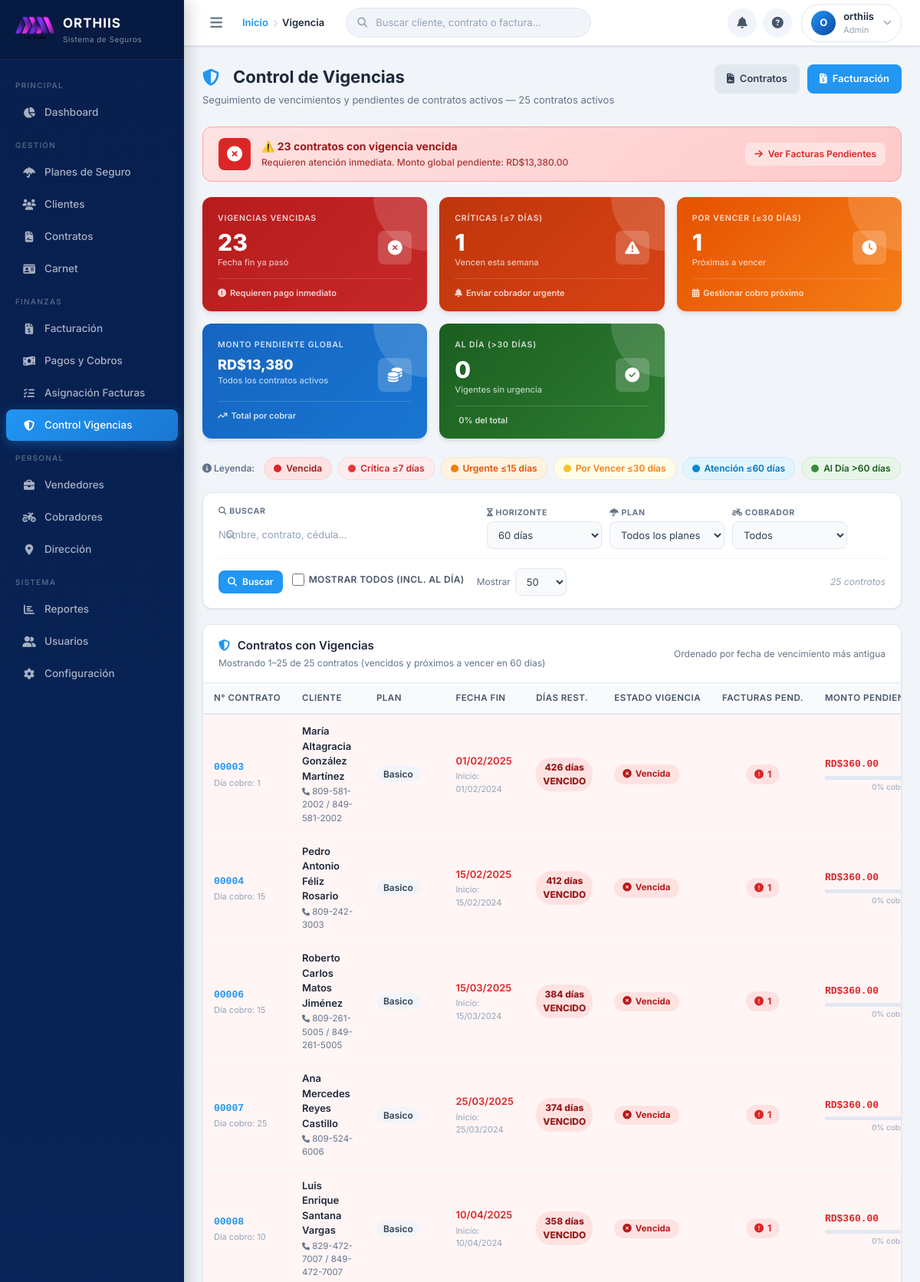
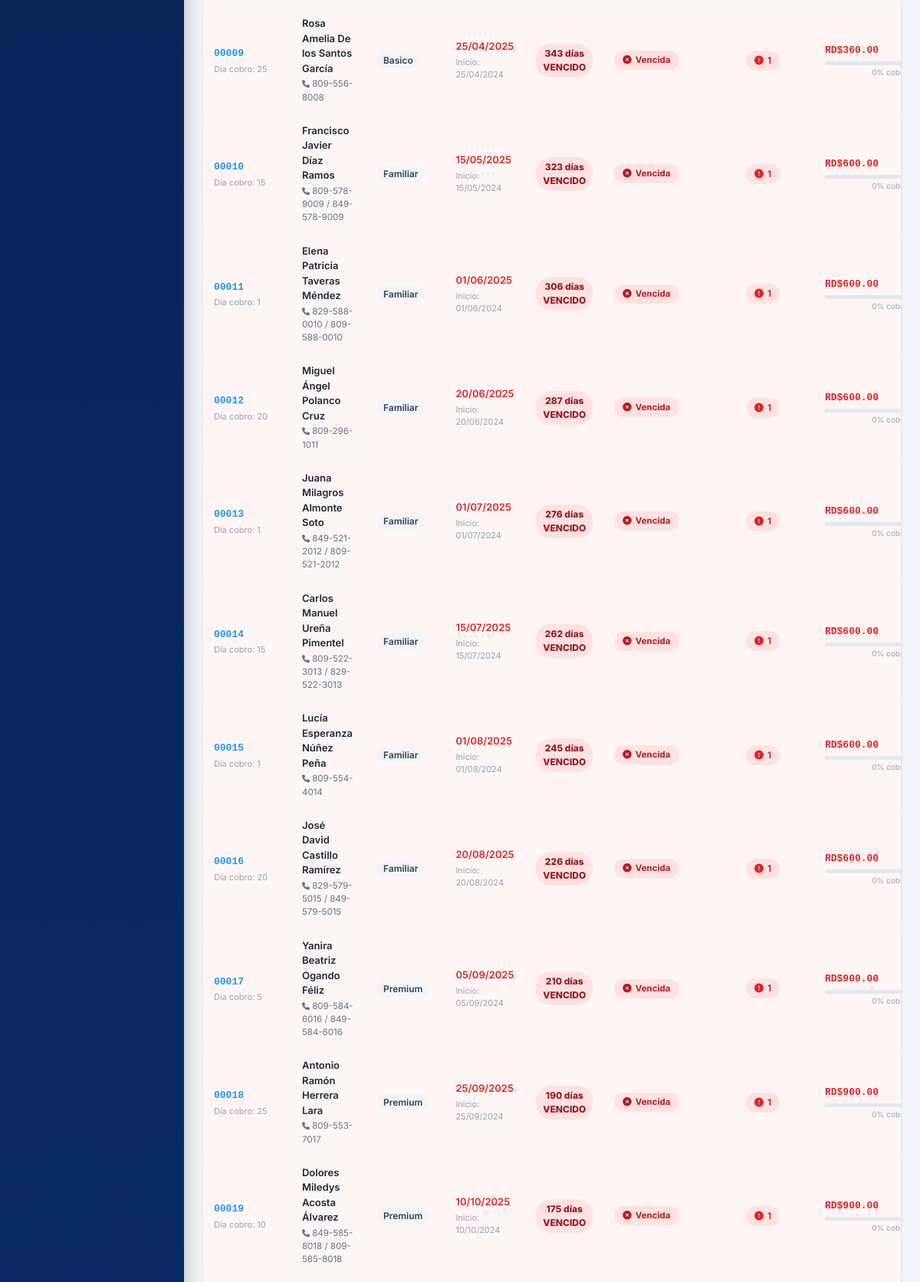
Page /vigencia.php (signed in, upper part) on the committed database (2 pictures, top to bottom).
### tables this page shows
CREATE TABLE `configuracion_sistema` (
  `id` int(11) NOT NULL,
  `nombre_empresa` varchar(100) NOT NULL,
  `rif` varchar(20) DEFAULT NULL,
  `direccion` text DEFAULT NULL,
  `telefono` varchar(15) DEFAULT NULL,
  `celular` varchar(15) DEFAULT NULL,
  `email` varchar(100) DEFAULT NULL,
  `logo_url` varchar(255) DEFAULT NULL,
  `moneda` varchar(10) DEFAULT 'USD',
  `dias_gracia_pago` int(11) DEFAULT 5,
  `formato_factura` text DEFAULT NULL,
  `created_at` timestamp NOT NULL DEFAULT current_timestamp(),
  `updated_at` timestamp NOT NULL DEFAULT current_timestamp() ON UPDATE current_timestamp()
);

CREATE TABLE `contratos` (
  `id` int(11) NOT NULL,
  `numero_contrato` varchar(20) DEFAULT NULL,
  `cliente_id` int(11) NOT NULL,
  `plan_id` int(11) NOT NULL,
  `fecha_inicio` date NOT NULL,
  `fecha_fin` date DEFAULT NULL,
  `monto_mensual` decimal(10,2) NOT NULL,
  `monto_total` decimal(10,2) NOT NULL,
  `dia_cobro` int(11) NOT NULL,
  `estado` enum('activo','cancelado','suspendido') DEFAULT 'activo',
  `vendedor_id` int(11) DEFAULT NULL,
  `notas` text DEFAULT NULL,
  `ubicacion_lat` decimal(10,8) DEFAULT NULL COMMENT 'Latitud GPS del contrato',
  `ubicacion_lng` decimal(11,8) DEFAULT NULL COMMENT 'Longitud GPS del contrato',
  `ubicacion_ref` varchar(255) DEFAULT NULL COMMENT 'Referencia textual de la ubicación',
  `created_at` timestamp NOT NULL DEFAULT current_timestamp(),
  `updated_at` timestamp NOT NULL DEFAULT current_timestamp() ON UPDATE current_timestamp()
);

CREATE TABLE `clientes` (
  `id` int(11) NOT NULL,
  `codigo` varchar(5) NOT NULL,
  `nombre` varchar(100) NOT NULL,
  `apellidos` varchar(100) NOT NULL,
  `cedula` varchar(13) NOT NULL,
  `telefono1` varchar(15) NOT NULL,
  `telefono2` varchar(15) DEFAULT NULL,
  `telefono3` varchar(15) DEFAULT NULL,
  `direccion` text NOT NULL,
  `email` varchar(100) NOT NULL,
  `fecha_nacimiento` date DEFAULT NULL,
  `fecha_registro` datetime NOT NULL,
  `estado` enum('activo','inactivo','suspendido') DEFAULT 'activo',
  `cobrador_id` int(11) NOT NULL,
  `vendedor_id` int(11) NOT NULL,
  `notas` text DEFAULT NULL,
  `created_at` timestamp NOT NULL DEFAULT current_timestamp(),
  `updated_at` timestamp NOT NULL DEFAULT current_timestamp() ON UPDATE current_timestamp()
);

### vigencia.php (the view, shortened to what the rows shown need)
<?php
require_once 'config.php';
function diasRestantes($fecha_fin): int {
    $hoy  = new DateTime(date('Y-m-d'));
    $fin  = new DateTime($fecha_fin);
    $diff = $hoy->diff($fin);
    return $diff->invert ? -$diff->days : $diff->days;
}
function clasificarVigencia(int $dias): array {
    if ($dias < 0)   return ['cls'=>'vencida',  'label'=>'Vencida',      'color'=>'#B71C1C','bg'=>'#FEE2E2','icon'=>'fa-circle-xmark'];
    if ($dias <= 7)  return ['cls'=>'critica',   'label'=>'Crítica',     'color'=>'#C62828','bg'=>'#FFEBEE','icon'=>'fa-triangle-exclamation'];
    if ($dias <= 30) return ['cls'=>'proxima',   'label'=>'Por Vencer',  'color'=>'#F57F17','bg'=>'#FFFDE7','icon'=>'fa-clock'];
    return             ['cls'=>'vigente',    'label'=>'Al Día',      'color'=>'#1B5E20','bg'=>'#E8F5E9','icon'=>'fa-circle-check'];
}
$filtro_dias  = trim($_GET['dias_max']     ?? '60');
$mostrar_al_dia = ($_GET['mostrar_al_dia'] ?? '0') === '1';
$por_pagina    = isset($_COOKIE['vigencia_por_pagina']) ? (int)$_COOKIE['vigencia_por_pagina'] : 50;
$pagina_actual = max(1, intval($_GET['pagina'] ?? 1));
$offset        = ($pagina_actual - 1) * $por_pagina;
$whereContratos = "c.estado = 'activo'";
$paramsContratos = [];
$whereDias = '';
if (!$mostrar_al_dia) {
    if ($filtro_dias !== '' && is_numeric($filtro_dias)) {
        $diasMax = (int)$filtro_dias;
        $fechaLimite = date('Y-m-d', strtotime("+{$diasMax} days"));
        $whereDias = " AND (c.fecha_fin IS NULL OR c.fecha_fin <= ?)";
        $paramsContratos[] = $fechaLimite;
    }
}
$sqlBase = "
    FROM contratos c
    JOIN clientes    cl ON c.cliente_id  = cl.id
    JOIN planes      p  ON c.plan_id     = p.id
    LEFT JOIN cobradores co ON cl.cobrador_id = co.id
    LEFT JOIN vendedores  v  ON c.vendedor_id = v.id
    WHERE $whereContratos $whereDias
";
$sqlMain = "
    SELECT
        c.id                AS contrato_id,
        c.numero_contrato,
        c.fecha_inicio,
        c.fecha_fin,
        c.monto_mensual,
        c.monto_total,
        c.dia_cobro,
        c.estado,
        cl.id               AS cliente_id,
        cl.nombre           AS cliente_nombre,
        cl.apellidos        AS cliente_apellidos,
        cl.cedula           AS cliente_cedula,
        cl.telefono1        AS cliente_telefono1,
        cl.telefono2        AS cliente_telefono2,
        cl.direccion        AS cliente_direccion,
        p.nombre            AS plan_nombre,
        co.nombre_completo  AS cobrador_nombre,
        co.id               AS cobrador_id,
        v.nombre_completo   AS vendedor_nombre,
        /* ── Facturas pendientes ── */
        (SELECT COUNT(*)
         FROM facturas f
         WHERE f.contrato_id = c.id
           AND f.estado IN ('pendiente','incompleta','vencida')) AS total_facturas_pendientes,
        /* ── Monto total pendiente real ── */
        (SELECT COALESCE(SUM(
             f2.monto - COALESCE(
                 (SELECT SUM(pg.monto) FROM pagos pg
                  WHERE pg.factura_id = f2.id AND pg.estado = 'procesado'), 0)
         ), 0)
         FROM facturas f2
         WHERE f2.contrato_id = c.id
           AND f2.estado IN ('pendiente','incompleta','vencida')) AS monto_pendiente_total,
        /* ── Última factura pagada ── */
        (SELECT MAX(f3.fecha_vencimiento)
         FROM facturas f3
         WHERE f3.contrato_id = c.id AND f3.estado = 'pagada') AS ultima_factura_pagada,
        /* ── Total facturas emitidas ── */
        (SELECT COUNT(*) FROM facturas f4
         WHERE f4.contrato_id = c.id) AS total_facturas_emitidas,
        /* ── Total pagado en el contrato ── */
        (SELECT COALESCE(SUM(pg2.monto),0)
         FROM pagos pg2
         JOIN facturas f5 ON pg2.factura_id = f5.id
         WHERE f5.contrato_id = c.id AND pg2.estado = 'procesado') AS total_cobrado_contrato,
        /* ── Mes de inicio de atraso (factura pendiente más antigua) ── */
        (
            SELECT f2.mes_factura
            FROM facturas f2
            WHERE f2.contrato_id = c.id
              AND f2.estado IN ('pendiente','incompleta','vencida')
            ORDER BY f2.id ASC
            LIMIT 1
        ) AS mes_atraso_inicio
    $sqlBase
    ORDER BY c.fecha_fin ASC, c.numero_contrato ASC
    LIMIT ? OFFSET ?
";
$stmtMain = $conn->prepare($sqlMain);
$allP = array_merge($paramsContratos, [$por_pagina, $offset]);
foreach ($allP as $i => $v) {
    $stmtMain->bindValue($i + 1, $v, is_int($v) ? PDO::PARAM_INT : PDO::PARAM_STR);
}
$stmtMain->execute();
$contratos = $stmtMain->fetchAll(PDO::FETCH_ASSOC);
require_once 'header.php';
?>
<div class="card fade-in delay-3">
    <div style="overflow-x:auto;">
        <table class="data-table" id="tablaVigencias">
            <thead>
                <tr>
                    <th>N° Contrato</th>
                    <th>Cliente</th>
                    <th>Plan</th>
                    <th>Fecha Fin</th>
                    <th>Días Rest.</th>
                    <th>Estado Vigencia</th>
                    <th>Facturas Pend.</th>
                    <th>Monto Pendiente</th>
                </tr>
            </thead>
            <tbody>
            <?php if (!empty($contratos)): ?>
                <?php foreach ($contratos as $c):
                    $dias   = diasRestantes($c['fecha_fin']);
                    $vc     = clasificarVigencia($dias);
                    $monPend= (float)$c['monto_pendiente_total'];
                    $factPend=(int)$c['total_facturas_pendientes'];
                    $rowCls = '';
                    if ($vc['cls']==='vencida')  $rowCls='row-vencida';
                    elseif ($vc['cls']==='critica') $rowCls='row-critica';
                    if ($dias < 0) {
                        $diasLabel = abs($dias).' día'.( abs($dias)!==1?'s':'').' VENCIDO';
                        $diasStyle = "background:#FEE2E2;color:#991B1B;";
                    } elseif($dias===0) {
                        $diasLabel = 'HOY';
                        $diasStyle = "background:#F3E5F5;color:#6A1B9A;";
                    } else {
                        $diasLabel = $dias.' día'.($dias!==1?'s':'');
                        if ($dias<=7)   $diasStyle="background:#FFEBEE;color:#C62828;";
                        elseif($dias<=15) $diasStyle="background:#FFF3E0;color:#E65100;";
                        elseif($dias<=30) $diasStyle="background:#FFFDE7;color:#F57F17;";
                        elseif($dias<=60) $diasStyle="background:#E1F5FE;color:#0277BD;";
                        else              $diasStyle="background:#E8F5E9;color:#1B5E20;";
                    }
                    $fechaFinStr = $c['fecha_fin']
                        ? date('d/m/Y', strtotime($c['fecha_fin']))
                        : 'Sin definir';
                ?>
                <tr class="<?php echo $rowCls; ?>">
                    <td>
                        <a href="ver_contrato.php?id=<?php echo $c['contrato_id']; ?>"
                           class="contrato-num" title="Ver contrato">
                            <?php echo str_pad($c['numero_contrato'],5,'0',STR_PAD_LEFT); ?>
                        </a>
                        <div style="font-size:11px;color:var(--gray-400);margin-top:2px;">
                            Día cobro: <?php echo $c['dia_cobro']; ?>
                        </div>
                    </td>
                    <td>
                        <div class="client-name">
                            <?php echo htmlspecialchars($c['cliente_nombre'].' '.$c['cliente_apellidos']); ?>
                        </div>
                        <?php if ($c['cliente_telefono1']): ?>
                        <div class="client-sub">
                            <i class="fas fa-phone" style="font-size:10px;"></i>
                            <?php echo htmlspecialchars($c['cliente_telefono1']); ?>
                            <?php if ($c['cliente_telefono2']): ?>
                                / <?php echo htmlspecialchars($c['cliente_telefono2']); ?>
                            <?php endif; ?>
                        </div>
                        <?php endif; ?>
                    </td>
                    <td>
                        <span style="font-size:12px;background:var(--gray-100);
                            color:var(--gray-700);padding:3px 9px;border-radius:20px;
                            font-weight:600;">
                            <?php echo htmlspecialchars($c['plan_nombre']); ?>
                        </span>
                    </td>
                    <td>
                        <div style="font-weight:600;font-size:13px;
                            color:<?php echo $dias<0?'#DC2626':($dias<=7?'#C62828':($dias<=30?'#E65100':'var(--gray-800)')); ?>;">
                            <?php echo $fechaFinStr; ?>
                        </div>
                        <div style="font-size:11px;color:var(--gray-400);margin-top:2px;">
                            Inicio: <?php echo date('d/m/Y', strtotime($c['fecha_inicio'])); ?>
                        </div>
                    </td>
                    <td>
                        <span class="dias-chip" style="<?php echo $diasStyle; ?>">
                            <?php echo $diasLabel; ?>
                        </span>
                    </td>
                    <td>
                        <span class="badge-vig"
                              style="background:<?php echo $vc['bg']; ?>;color:<?php echo $vc['color']; ?>;">
                            <i class="fas <?php echo $vc['icon']; ?>"></i>
                            <?php echo $vc['label']; ?>
                        </span>
                    </td>
                    <td style="text-align:center;">
                        <?php if ($factPend > 0): ?>
                        <span style="display:inline-flex;align-items:center;gap:5px;
                            background:#FEE2E2;color:#DC2626;padding:4px 11px;
                            border-radius:20px;font-size:12px;font-weight:700;">
                            <i class="fas fa-exclamation-circle"></i>
                            <?php echo $factPend; ?>
                        </span>
                        <?php endif; ?>
                    </td>
                    <td>
                        <span class="monto-pend <?php echo $monPend>0?'rojo':'verde'; ?>">
                            RD$<?php echo number_format($monPend,2); ?>
                        </span>
                        <?php if ($c['monto_mensual'] > 0): ?>
                        <div class="mini-progress">
                            <?php
                            $cobrado = (float)$c['total_cobrado_contrato'];
                            $facturado_total = (float)$c['total_facturas_emitidas'] * (float)$c['monto_mensual'];
                            $pct = $facturado_total > 0 ? min(100, round(($cobrado / $facturado_total) * 100)) : 0;
                            ?>
                        </div>
                        <div style="font-size:10px;color:var(--gray-400);margin-top:2px;text-align:right;">
                            <?php echo $pct; ?>% cobrado
                        </div>
                        <?php endif; ?>
                    </td>
                </tr>
                <?php endforeach; ?>
            <?php endif; ?>
            </tbody>
        </table>
    </div>
</div>
<?php require_once 'footer.php'; ?>

### header.php (shortened to what the rows shown need)
<?php
require_once 'config.php';
require_once 'toast.php';
$stmtConfig = $conn->prepare("SELECT logo_url FROM configuracion_sistema WHERE id = 1");
$stmtConfig->execute();
$config = $stmtConfig->fetch();
?>
<!DOCTYPE html>
<html lang="es">
<head>
    <link href="https://cdnjs.cloudflare.com/ajax/libs/font-awesome/6.5.0/css/all.min.css" rel="stylesheet">
    <link rel="stylesheet" href="https://cdn.jsdelivr.net/npm/toastify-js/src/toastify.min.css">
    <link href="https://cdn.jsdelivr.net/npm/bootstrap@5.1.3/dist/css/bootstrap.min.css" rel="stylesheet">
    <link rel="stylesheet" href="https://cdn.jsdelivr.net/npm/bootstrap@4.6.2/dist/css/bootstrap.min.css">
    <link rel="stylesheet" href="styles.css">
    <?php echo Toast::render(); ?>
</head>
<body>
<aside class="sidebar" id="sidebar">
    <div class="sidebar-brand">
        <?php if (!empty($config['logo_url'])): ?>
            <img src="<?php echo htmlspecialchars($config['logo_url']); ?>"
                 alt="Orthiis Logo"
                 style="height:34px;width:auto;border-radius:8px;object-fit:contain;">
        <?php else: ?>
            <div class="brand-icon">
                <i class="fas fa-shield-halved"></i>
            </div>
        <?php endif; ?>
        <div class="brand-text">
            <div class="brand-name">ORTHIIS</div>
            <div class="brand-sub">Sistema de Seguros</div>
        </div>
    </div>
</aside>
<div class="main-wrapper" id="mainWrapper">
    <div class="page-content">

### rows in the picture
configuracion_sistema: logo_url (picture)
contratos: numero_contrato "00003", dia_cobro "1", cliente.apellidos "María Altagracia González Martínez", cliente.telefono1 "809-581-2002", cliente.telefono2 "849-581-2002", plan_nombre "Basico", fecha_fin "01/02/2025", fecha_inicio "01/02/2024", fecha_fin "426 días VENCIDO", fecha_fin "Vencida", factPend "1", monPend "360.00", pct "0"
contratos: numero_contrato "00004", dia_cobro "15", cliente.apellidos "Pedro Antonio Féliz Rosario", cliente.telefono1 "809-242-3003", plan_nombre "Basico", fecha_fin "15/02/2025", fecha_inicio "15/02/2024", fecha_fin "412 días VENCIDO", fecha_fin "Vencida", factPend "1", monPend "360.00", pct "0"
contratos: numero_contrato "00006", dia_cobro "15", cliente.apellidos "Roberto Carlos Matos Jiménez", cliente.telefono1 "809-261-5005", cliente.telefono2 "849-261-5005", plan_nombre "Basico", fecha_fin "15/03/2025", fecha_inicio "15/03/2024", fecha_fin "384 días VENCIDO", fecha_fin "Vencida", factPend "1", monPend "360.00", pct "0"
contratos: numero_contrato "00007", dia_cobro "25", cliente.apellidos "Ana Mercedes Reyes Castillo", cliente.telefono1 "809-524-6006", plan_nombre "Basico", fecha_fin "25/03/2025", fecha_inicio "25/03/2024", fecha_fin "374 días VENCIDO", fecha_fin "Vencida", factPend "1", monPend "360.00", pct "0"
contratos: numero_contrato "00008", dia_cobro "10", cliente.apellidos "Luis Enrique Santana Vargas", cliente.telefono1 "829-472-7007", cliente.telefono2 "849-472-7007", plan_nombre "Basico", fecha_fin "10/04/2025", fecha_inicio "10/04/2024", fecha_fin "358 días VENCIDO", fecha_fin "Vencida", factPend "1", monPend "360.00", pct "0"
contratos: numero_contrato "00009", dia_cobro "25", cliente.apellidos "Rosa Amelia De los Santos García", cliente.telefono1 "809-556-8008", plan_nombre "Basico", fecha_fin "25/04/2025", fecha_inicio "25/04/2024", fecha_fin "343 días VENCIDO", fecha_fin "Vencida", factPend "1", monPend "360.00", pct "0"
contratos: numero_contrato "00010", dia_cobro "15", cliente.apellidos "Francisco Javier Díaz Ramos", cliente.telefono1 "809-578-9009", cliente.telefono2 "849-578-9009", plan_nombre "Familiar", fecha_fin "15/05/2025", fecha_inicio "15/05/2024", fecha_fin "323 días VENCIDO", fecha_fin "Vencida", factPend "1", monPend "600.00", pct "0"
contratos: numero_contrato "00011", dia_cobro "1", cliente.apellidos "Elena Patricia Taveras Méndez", cliente.telefono1 "829-588-0010", cliente.telefono2 "809-588-0010", plan_nombre "Familiar", fecha_fin "01/06/2025", fecha_inicio "01/06/2024", fecha_fin "306 días VENCIDO", fecha_fin "Vencida", factPend "1", monPend "600.00", pct "0"
contratos: numero_contrato "00012", dia_cobro "20", cliente.apellidos "Miguel Ángel Polanco Cruz", cliente.telefono1 "809-296-1011", plan_nombre "Familiar", fecha_fin "20/06/2025", fecha_inicio "20/06/2024", fecha_fin "287 días VENCIDO", fecha_fin "Vencida", factPend "1", monPend "600.00", pct "0"
contratos: numero_contrato "00013", dia_cobro "1", cliente.apellidos "Juana Milagros Almonte Soto", cliente.telefono1 "849-521-2012", cliente.telefono2 "809-521-2012", plan_nombre "Familiar", fecha_fin "01/07/2025", fecha_inicio "01/07/2024", fecha_fin "276 días VENCIDO", fecha_fin "Vencida", factPend "1", monPend "600.00", pct "0"
contratos: numero_contrato "00014", dia_cobro "15", cliente.apellidos "Carlos Manuel Ureña Pimentel", cliente.telefono1 "809-522-3013", cliente.telefono2 "829-522-3013", plan_nombre "Familiar", fecha_fin "15/07/2025", fecha_inicio "15/07/2024", fecha_fin "262 días VENCIDO", fecha_fin "Vencida", factPend "1", monPend "600.00", pct "0"
contratos: numero_contrato "00015", dia_cobro "1", cliente.apellidos "Lucía Esperanza Núñez Peña", cliente.telefono1 "809-554-4014", plan_nombre "Familiar", fecha_fin "01/08/2025", fecha_inicio "01/08/2024", fecha_fin "245 días VENCIDO", fecha_fin "Vencida", factPend "1", monPend "600.00", pct "0"
contratos: numero_contrato "00016", dia_cobro "20", cliente.apellidos "José David Castillo Ramírez", cliente.telefono1 "829-579-5015", cliente.telefono2 "849-579-5015", plan_nombre "Familiar", fecha_fin "20/08/2025", fecha_inicio "20/08/2024", fecha_fin "226 días VENCIDO", fecha_fin "Vencida", factPend "1", monPend "600.00", pct "0"
contratos: numero_contrato "00017", dia_cobro "5", cliente.apellidos "Yanira Beatriz Ogando Féliz", cliente.telefono1 "809-584-6016", cliente.telefono2 "849-584-6016", plan_nombre "Premium", fecha_fin "05/09/2025", fecha_inicio "05/09/2024", fecha_fin "210 días VENCIDO", fecha_fin "Vencida", factPend "1", monPend "900.00", pct "0"
contratos: numero_contrato "00018", dia_cobro "25", cliente.apellidos "Antonio Ramón Herrera Lara", cliente.telefono1 "809-553-7017", plan_nombre "Premium", fecha_fin "25/09/2025", fecha_inicio "25/09/2024", fecha_fin "190 días VENCIDO", fecha_fin "Vencida", factPend "1", monPend "900.00", pct "0"
contratos: numero_contrato "00019", dia_cobro "10", cliente.apellidos "Dolores Miledys Acosta Álvarez", cliente.telefono1 "849-585-8018", cliente.telefono2 "809-585-8018", plan_nombre "Premium", fecha_fin "10/10/2025", fecha_inicio "10/10/2024", fecha_fin "175 días VENCIDO", fecha_fin "Vencida", factPend "1", monPend "900.00", pct "0"

### other values in the picture
$tituloActual "Vigencia"
$iniciales "O"
$usuarioNombre "orthiis"
$usuarioRol "Admin"
$cnt_activos "25"
$bannerTitle "⚠️ 23 contratos con vigencia vencida"
$bannerSub "Requieren atención inmediata. Monto global pendiente: RD$13,380.00"
$cnt_vencidos "23"
$cnt_criticos "1"
$cnt_proximos "1"
$montoGlobal "13,380"
$cnt_al_dia "0"
$total_registros "25"
min($offset+1,$total_registros) "1"
min($offset+$por_pagina,$total_registros) "25"
